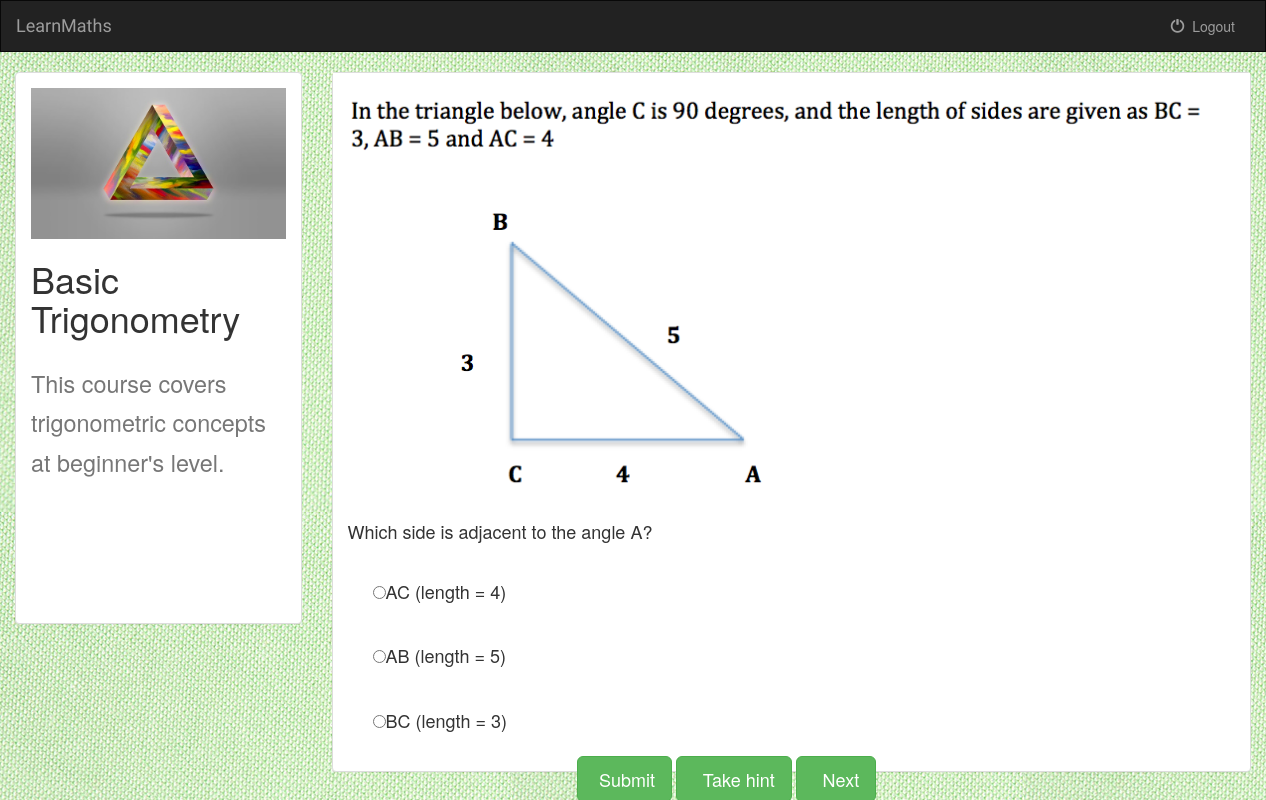
Screenshot of /1/1/1/ (signed in) with the database file from the repository.
### learning/models.py (models this page shows, shortened)
class Course(models.Model):
    course_name = models.CharField(max_length=250)
    course_logo = models.FileField()
    course_description = models.CharField(max_length=250)
    def __str__(self):
        return self.course_name

class Question1(models.Model):
    quiz = models.ForeignKey(Quiz, on_delete=models.CASCADE)
    question_title = models.CharField(max_length=250)
    question_description = models.FileField()
    question_option1 = models.CharField(max_length=250)
    question_option2 = models.CharField(max_length=250)
    question_option3 = models.CharField(max_length=250)
    question_option4 = models.CharField(max_length=250)
    question_hint1 = models.CharField(max_length=250)
    question_no = models.IntegerField()
    question_right_answer = models.CharField(max_length=250)
    question_explanation = models.CharField(max_length=250)
    question_difficulty = models.CharField(max_length=250)
    hint_taken = models.BooleanField(default = False)
    alternate_question_title = models.CharField(max_length=250)
    alternate_question_description = models.FileField()
    alternate_question_option1 = models.CharField(max_length=250)
    alternate_question_option2 = models.CharField(max_length=250)
    alternate_question_option3 = models.CharField(max_length=250)
    alternate_question_option4 = models.CharField(max_length=250)
    alternate_question_hint1 = models.CharField(max_length=250)
    alternate_question_right_answer = models.CharField(max_length=250)

### learning/views.py (the view)
# urls.py: url(r'^(?P<course_id>[0-9]+)/(?P<course_content_id>[0-9]+)/(?P<quiz_id>[0-9]+)/$', views.start_quiz, name='start_quiz'),
def start_quiz(request,course_id,course_content_id,quiz_id):
    if not request.user.is_authenticated():
        return render(request, 'learning/login.html')
    else:
        course = get_object_or_404(Course,pk = course_id)
        course_content = get_object_or_404(Course_Content,pk = course_content_id)
        quiz = get_object_or_404(Quiz,pk = quiz_id)
        noOfQuestions = quiz.numOfQuestions
        quiz_id_numeric = int(quiz_id)
        quiz_id_numeric1 = currentStartQuizId(quiz_id_numeric)
        quiz_id_numeric1 = quiz_id_numeric1+1
        question1 = Question1.objects.get(id = quiz_id_numeric1)
        val1 = course_id+'_'+quiz_id
        a = CoursePerformance(course = course,quiz_attempted = val1, quiz_question_wrong = val1,quiz_question_hintTaken = val1)
        a.save()
        user = request.user
        b = Quiz_Performance(user = user,quiz_no = quiz_id,noOfQuestionsCorrect = 0,noOfQuestionsAttempted = 0,
                             numOfQuestions = noOfQuestions)
        b.save()
        return render(request, 'learning/start_quiz.html',{'course': course,'course_content':course_content,'quiz':quiz,
                                                           'question1':question1,'quiz_id_numeric1':quiz_id_numeric1})

### learning/views.py (called while the page is built, shortened)
def currentStartQuizId(quiz_id_numeric):
    totalNum = 0
    if quiz_id_numeric == 1:
        return 0

### learning/templates/learning/start_quiz.html (shortened to what this page needs)
{% extends 'learning/base.html' %}
{% block body %}
<div class="container-fluid songs-container" xmlns:style.display="http://www.w3.org/1999/xhtml">
   <div class="row">
        <div class="col-sm-4 col-md-3">
            <div class="panel panel-default">
                <div class="panel-body" style="height: 550px;">
                    <a href="{% url 'learning:start_quiz' course.id course_content.id quiz.id%}">
                        {% if course.course_logo %}
                            <img src="{{course.course_logo.url }}" class="img-responsive">
                        {% else %}
                            <h3>No image to display</h3>
                        {% endif %}
                    </a>
                    <h1>{{ course.course_name }}</h1>
                    <h1><small>{{ course.course_description }}</small></h1>
                </div>
            </div>
        </div>
      <div class="col-sm-8 col-md-9">
            <div class="panel panel-default">
                <form action="{% url 'learning:start_quiz1' course.id course_content.id quiz.id question1.id %}" style="display: inline;" method="post">
                <div class = "ScrollStyle">
                    <img src="{{ question1.question_description.url }}" class="img-responsive">
                    <p id="listOption">
                        <h4>&nbsp;&nbsp;&nbsp;{{question1.question_title}}</h4>
                        <ul class="answers">
                      <input type="radio" name="choice" value="1" id="1"><label for="1">&nbsp;&nbsp;&nbsp;&nbsp;&nbsp;<h4>{{ question1.question_option1 }}</h4></label><br/>
                      <input type="radio" name="choice" value="2" id="2"><label for="2">&nbsp;&nbsp;&nbsp;&nbsp;&nbsp;<h4>{{ question1.question_option2 }}</h4></label><br/>
                        <input type="radio" name="choice" value="3" id="3"><label for="3">&nbsp;&nbsp;&nbsp;&nbsp;&nbsp;<h4>{{ question1.question_option3 }}</h4></label><br/>
                        </ul>
                    </div>
                    <div class="form-group">
                         <div class="col-sm-offset-3 col-sm-10">
                                  <button type="submit" class="btn btn-success btn-md btn-lg" name = "submitBtn">
                             &nbsp;Submit
                             </button>
                             <button type="submit" class="btn btn-success btn-md btn-lg" name = "hintBtn">
                                 &nbsp; Take hint
                            </button>
                             <button type="submit" class="btn btn-success btn-md btn-lg" name = "nextBtn">
                                 &nbsp; Next
                            </button>
                          </div>
                         </div>
                </form>
            </div>
        </div>
    </div>
</div>
{% endblock %}

### learning/templates/learning/base.html (shortened to what this page needs)
<!DOCTYPE html>
<html lang="en">
<head>
    {% load staticfiles %}
    <link rel="stylesheet" href="https://maxcdn.bootstrapcdn.com/bootstrap/3.3.6/css/bootstrap.min.css">
    <link rel="stylesheet" type="text/css" href="{% static 'learning/style.css' %}"/>
</head>
<body>
<nav class="navbar navbar-inverse">
    <div class="container-fluid">
        <div class="navbar-header">
            <a class="navbar-brand" href="{% url 'learning:index' %}">LearnMaths</a>
        </div>
        <div class="collapse navbar-collapse" id="topNavBar">
            <ul class="nav navbar-nav navbar-right">
                <li>
                    <a href="{% url 'learning:logout_user' %}">
                        <span class="glyphicon glyphicon-off" aria-hidden="true"></span>&nbsp; Logout
                    </a>
                </li>
            </ul>
        </div>
  </div>
</nav>
{% block body %}
{% endblock %}
</body>
</html>

### learning/static/learning/style.css (style rules this page uses)
body { background: green url("images/background.jpg"); }
.navbar { border-radius:0; }
.navbar-brand { font-family: 'Satisfy',cursive; }
.navbar { border-radius: 0; }
.navbar-brand { font-family: 'Satisfy', cursive; }
.ScrollStyle { max-height: 1000px; overflow-y: scroll; scrollbar-base-color:#008080; }

### rows the page displays
Course: course_logo (picture), course_name "Basic Trigonometry", course_description "This course covers trigonometric concepts at beginner's level."
Question1: question_description (picture), question_title "Which side is adjacent to the angle A?", question_option1 "AC (length = 4)", question_option2 "AB (length = 5)", question_option3 "BC (length = 3)"
